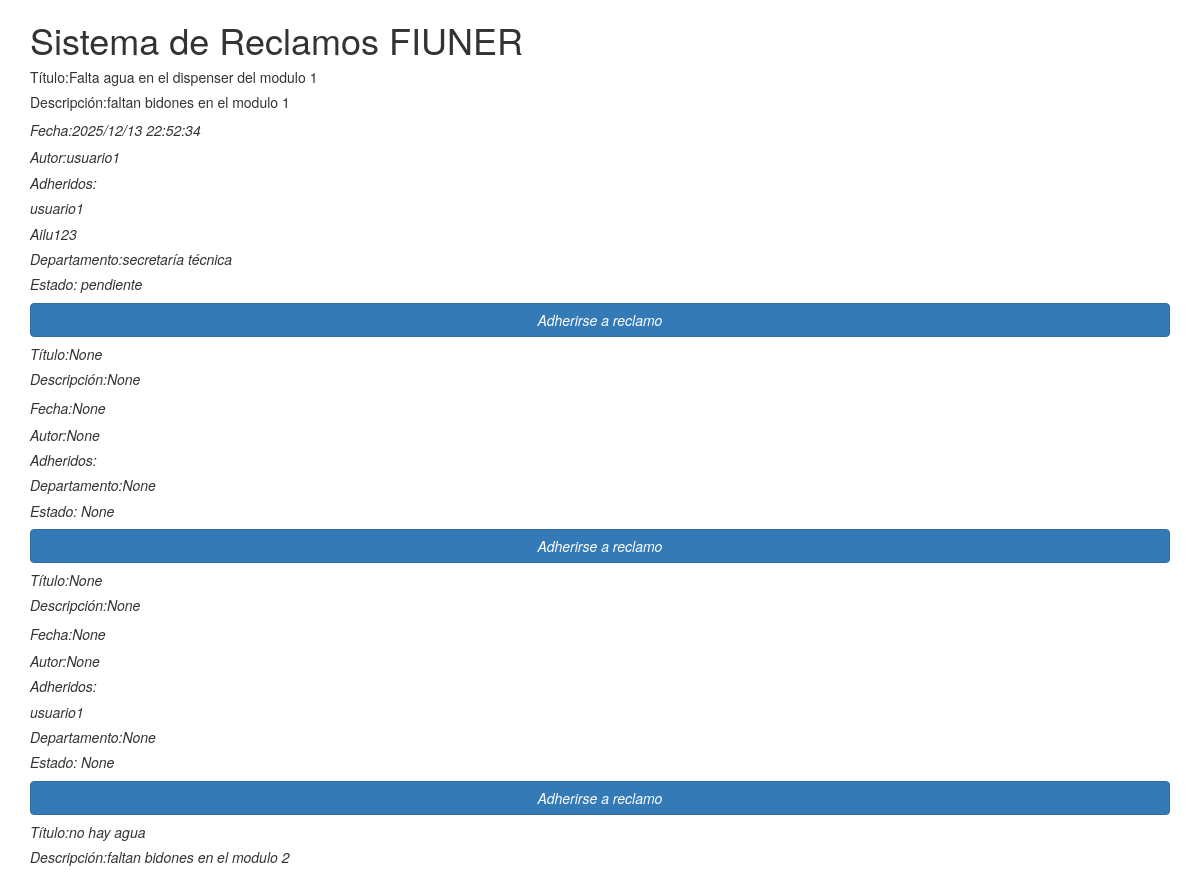
The app's page /reclamos (signed in, upper part), older data.
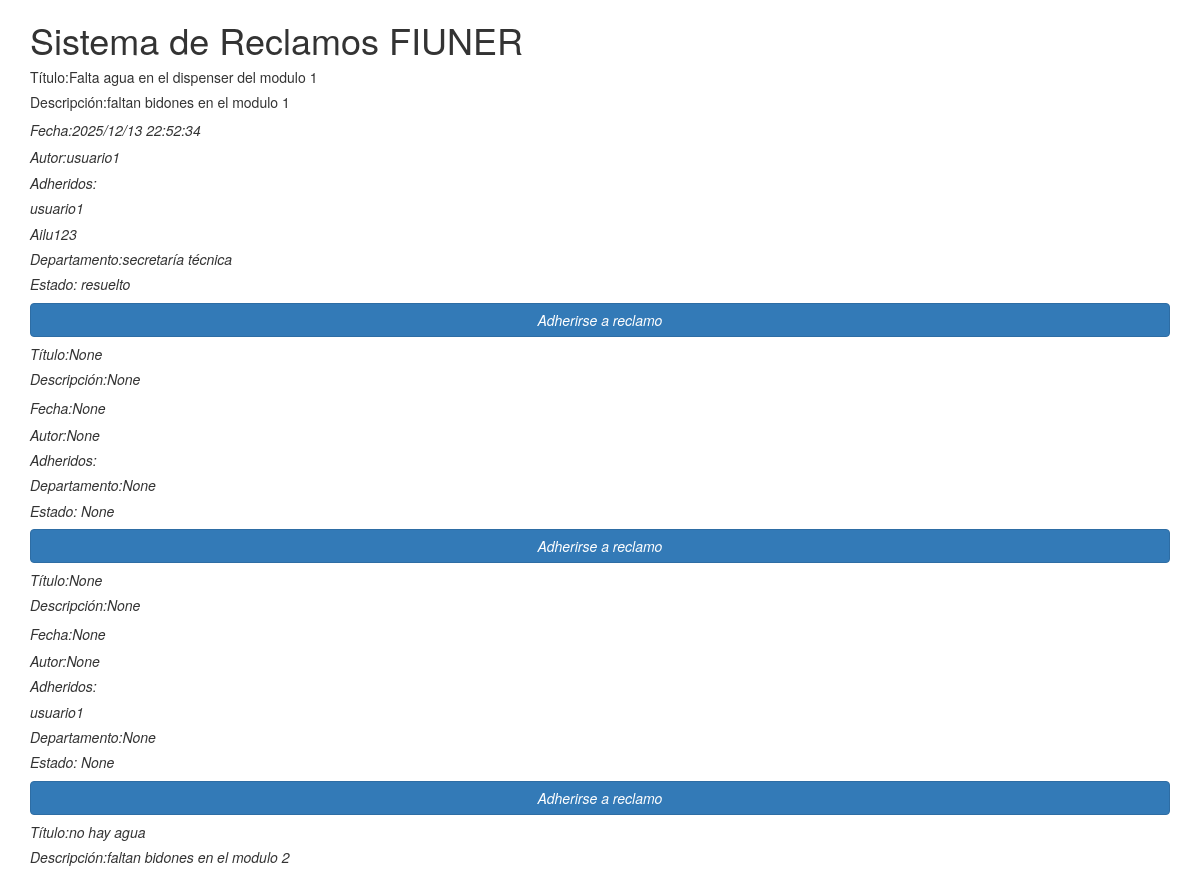
The same page, newer data.
### modules/databases.py (models this page shows, shortened)
class Reclamo(db.Model):
    __tablename__='reclamos'
    _id = Column('id', Integer(), primary_key=True)
    _autor=Column('autor', Integer())
    _departamento = Column('departamento', String(100))
    _fecha = Column('fecha', String(30)) #verificar si funciona así
    _estado = Column('estado', String(100))
    _titulo=Column('titulo', String (100))
    _descripcion = Column('descripcion', String(10000))
    _imagen= Column('imagen', String(100))
    @property
    def id(self):
        return self._id
    @property
    def autor(self):
        return self._autor
    @property
    def departamento(self):
        return self._departamento
    @property
    def fecha(self):
        return self._fecha
    @property
    def estado(self):
        return self._estado
    @property
    def titulo(self):
        return self._titulo
    @property
    def descripcion(self):
        return self._descripcion
    @property
    def imagen(self):
        return self._imagen
    @imagen.setter
    def imagen(self, imagen):
        self._imagen = imagen
    @estado.setter
    def estado(self, nuevo_estado):
        if nuevo_estado in ['pendiente', 'inválido', 'en proceso', 'resuelto']:
            self._estado = nuevo_estado
        else:
            raise Exception
    @departamento.setter
    def departamento(self, nuevo_departamento):
        if nuevo_departamento in ['secretaría técnica','soporte informático','maestranza']:
            self._departamento = nuevo_departamento
        else:
            raise Exception

### modules/Usuario.py (models this page shows, shortened)
class JefeDeDepartamento(Usuario):
    _departamento = Column('departamento', String(100))
    @property
    def departamento(self):
           return self._departamento

### app.py (the view)
@app.route("/reclamos", methods=['GET','POST'])
@solo_usuarios_finales
def mostrar_reclamos():
    return render_template('reclamos_usuario.html', reclamos=Reclamo.query.all(), usuario=current_user)

### app.py (called while the page is built)
@login_manager.user_loader
def user_loader(user_id):
    if user_id in Jefes:
        global graficador_diagrama
        global graficador_nube
        graficador_diagrama=GraficadorDiagramaCircular()
        graficador_nube=GraficadorPalabrasClave()
        return db.session.get(JefeDeDepartamento, user_id)
    else:
        return db.session.get(UsuarioFinal, user_id)

def solo_usuarios_finales(f):
    @wraps(f)
    def decorated_function(*args,**kwargs):
        if not isinstance(current_user,UsuarioFinal):
            return abort(403)
        return f(*args,**kwargs)
    return decorated_function

### modules/databases.py (called while the page is built)
    @property
    def nombre_usuario(self):
        return self._nombre_usuario

### templates/reclamos_usuario.html (shortened to what this page needs)
{% extends 'bootstrap/base.html' %}
{% import "bootstrap/wtf.html" as wtf %}
{% block body %}
	<div class="container">
		<h1>Sistema de Reclamos FIUNER</h1>
        {% for reclamo in reclamos %}
        <h5>Título:{{reclamo.titulo}}</h5>
        <h5>Descripción:{{reclamo.descripcion}}</h5>
        <i>Fecha:{{reclamo.fecha}}</h4>
        <h5>Autor:{{reclamo.autor}}</h5>
        <h5>Adheridos:</h5>
        {% for adherido in reclamo.usuarios_adheridos %}
        <h5>{{adherido.nombre_usuario}}</h5>
        {% endfor %}
        <h5>Departamento:{{reclamo.departamento}}</h5>
        <h5>Estado: {{reclamo.estado}}</h5>
        <a href="/adherir/{{reclamo.id}}" class="btn btn-primary btn-block btn-large">Adherirse a reclamo</a>
        {% endfor %}
{% endblock %}

Row changes from the older to the newer data that the page shows:
changed Reclamo "Falta agua en el dispenser del modulo 1": estado "pendiente" → "resuelto"
